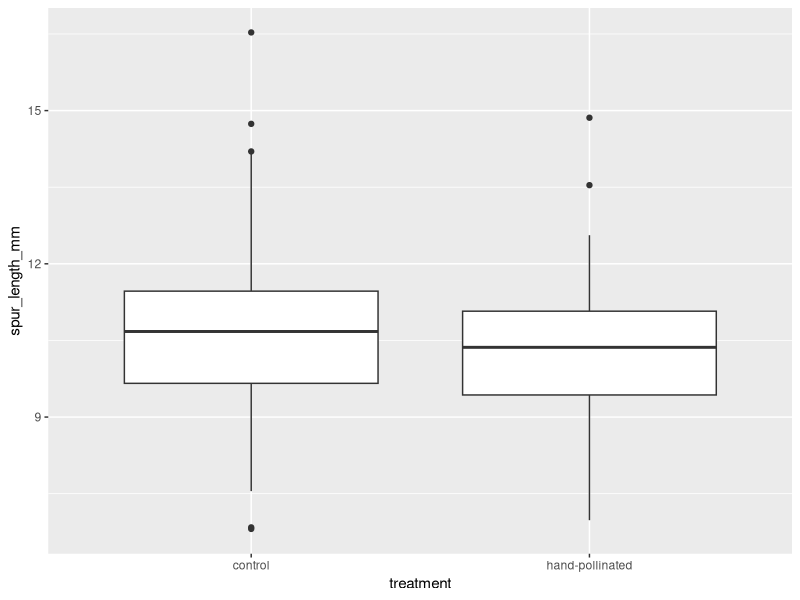

The R script that drew this image:
## ---- chunk 1
rm(list=ls())
library(tidyverse)
library(here)
library(ggfortify)
## ---- chunk 2
orchids <- read.csv(here("Data", "A_morio_2014_plants.csv"))
## ---- chunk 3
orchids$treatment <- as.factor(orchids$treatment)
orchids$plant_ht_class <- as.factor(orchids$plant_ht_class)
## ---- chunk 4
spur_length <- orchids |> select(treatment, spur_length_mm) |> 
  group_by(treatment) |> 
  summarise(mean_spur = mean(spur_length_mm),
            sd_spur = sd(spur_length_mm))
## ---- chunk 5
ggplot(orchids, aes(x=treatment, y=spur_length_mm))+
  geom_boxplot()
## ---- chunk 6
